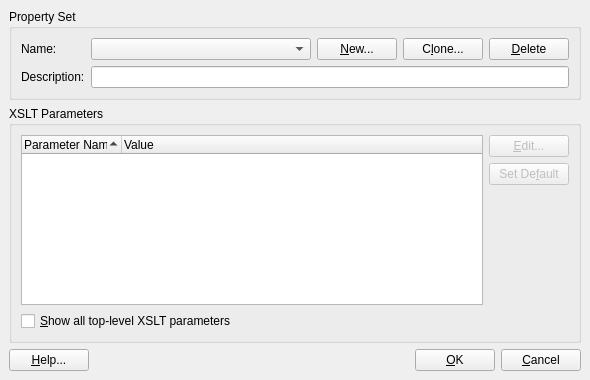
<ui version="4.0" >
 <author></author>
 <comment></comment>
 <exportmacro></exportmacro>
 <class>XsltParamsDialogBase</class>
 <widget class="QDialog" name="XsltParamsDialogBase" >
  <property name="geometry" >
   <rect>
    <x>0</x>
    <y>0</y>
    <width>590</width>
    <height>380</height>
   </rect>
  </property>
  <property name="windowTitle" >
   <string>XSLT Parameter Sets</string>
  </property>
  <layout class="QGridLayout" >
   <property name="margin" >
    <number>9</number>
   </property>
   <property name="spacing" >
    <number>6</number>
   </property>
   <item row="0" column="0" colspan="4" >
    <widget class="QGroupBox" name="propertyBox_" >
     <property name="sizePolicy" >
      <sizepolicy>
       <hsizetype>5</hsizetype>
       <vsizetype>1</vsizetype>
       <horstretch>0</horstretch>
       <verstretch>0</verstretch>
      </sizepolicy>
     </property>
     <property name="title" >
      <string>Property Set</string>
     </property>
     <layout class="QGridLayout" >
      <property name="margin" >
       <number>9</number>
      </property>
      <property name="spacing" >
       <number>6</number>
      </property>
      <item row="0" column="4" >
       <widget class="QPushButton" name="deleteButton_" >
        <property name="sizePolicy" >
         <sizepolicy>
          <hsizetype>5</hsizetype>
          <vsizetype>1</vsizetype>
          <horstretch>0</horstretch>
          <verstretch>0</verstretch>
         </sizepolicy>
        </property>
        <property name="text" >
         <string>&amp;Delete</string>
        </property>
        <property name="shortcut" >
         <string>Alt+D</string>
        </property>
       </widget>
      </item>
      <item row="0" column="3" >
       <widget class="QPushButton" name="cloneButton_" >
        <property name="sizePolicy" >
         <sizepolicy>
          <hsizetype>1</hsizetype>
          <vsizetype>1</vsizetype>
          <horstretch>0</horstretch>
          <verstretch>0</verstretch>
         </sizepolicy>
        </property>
        <property name="text" >
         <string>C&amp;lone...</string>
        </property>
        <property name="shortcut" >
         <string>Alt+L</string>
        </property>
       </widget>
      </item>
      <item row="0" column="0" >
       <widget class="QLabel" name="extLabel_" >
        <property name="sizePolicy" >
         <sizepolicy>
          <hsizetype>0</hsizetype>
          <vsizetype>5</vsizetype>
          <horstretch>0</horstretch>
          <verstretch>0</verstretch>
         </sizepolicy>
        </property>
        <property name="text" >
         <string>Name:</string>
        </property>
        <property name="wordWrap" >
         <bool>false</bool>
        </property>
       </widget>
      </item>
      <item row="1" column="0" >
       <widget class="QLabel" name="cmdLabel_" >
        <property name="sizePolicy" >
         <sizepolicy>
          <hsizetype>0</hsizetype>
          <vsizetype>5</vsizetype>
          <horstretch>0</horstretch>
          <verstretch>0</verstretch>
         </sizepolicy>
        </property>
        <property name="frameShape" >
         <enum>QFrame::NoFrame</enum>
        </property>
        <property name="frameShadow" >
         <enum>QFrame::Plain</enum>
        </property>
        <property name="text" >
         <string>Description:</string>
        </property>
        <property name="wordWrap" >
         <bool>false</bool>
        </property>
       </widget>
      </item>
      <item row="0" column="2" >
       <widget class="QPushButton" name="newButton_" >
        <property name="sizePolicy" >
         <sizepolicy>
          <hsizetype>1</hsizetype>
          <vsizetype>1</vsizetype>
          <horstretch>0</horstretch>
          <verstretch>0</verstretch>
         </sizepolicy>
        </property>
        <property name="text" >
         <string>&amp;New...</string>
        </property>
        <property name="shortcut" >
         <string>Alt+N</string>
        </property>
        <property name="default" >
         <bool>true</bool>
        </property>
       </widget>
      </item>
      <item row="1" column="1" colspan="4" >
       <widget class="QLineEdit" name="description_" />
      </item>
      <item row="0" column="1" >
       <widget class="QComboBox" name="paramsComboBox_" >
        <property name="sizePolicy" >
         <sizepolicy>
          <hsizetype>7</hsizetype>
          <vsizetype>0</vsizetype>
          <horstretch>0</horstretch>
          <verstretch>0</verstretch>
         </sizepolicy>
        </property>
       </widget>
      </item>
     </layout>
    </widget>
   </item>
   <item row="2" column="3" >
    <widget class="QPushButton" name="closeButton_" >
     <property name="text" >
      <string>&amp;Cancel</string>
     </property>
     <property name="shortcut" >
      <string>Alt+C</string>
     </property>
    </widget>
   </item>
   <item row="2" column="2" >
    <widget class="QPushButton" name="applyButton_" >
     <property name="text" >
      <string>&amp;OK</string>
     </property>
     <property name="shortcut" >
      <string>Alt+O</string>
     </property>
     <property name="default" >
      <bool>true</bool>
     </property>
    </widget>
   </item>
   <item row="2" column="1" >
    <spacer>
     <property name="orientation" >
      <enum>Qt::Horizontal</enum>
     </property>
     <property name="sizeType" >
      <enum>QSizePolicy::Expanding</enum>
     </property>
     <property name="sizeHint" >
      <size>
       <width>241</width>
       <height>20</height>
      </size>
     </property>
    </spacer>
   </item>
   <item row="2" column="0" >
    <widget class="QPushButton" name="helpButton_" >
     <property name="text" >
      <string>&amp;Help...</string>
     </property>
     <property name="shortcut" >
      <string>Alt+H</string>
     </property>
    </widget>
   </item>
   <item row="1" column="0" colspan="4" >
    <widget class="QGroupBox" name="groupBox3" >
     <property name="sizePolicy" >
      <sizepolicy>
       <hsizetype>5</hsizetype>
       <vsizetype>5</vsizetype>
       <horstretch>0</horstretch>
       <verstretch>1</verstretch>
      </sizepolicy>
     </property>
     <property name="title" >
      <string>XSLT Parameters</string>
     </property>
     <layout class="QGridLayout" >
      <property name="margin" >
       <number>9</number>
      </property>
      <property name="spacing" >
       <number>6</number>
      </property>
      <item rowspan="3" row="0" column="0" >
       <widget class="QTreeWidget" name="paramsListView_" >
        <property name="sizePolicy" >
         <sizepolicy>
          <hsizetype>7</hsizetype>
          <vsizetype>7</vsizetype>
          <horstretch>0</horstretch>
          <verstretch>0</verstretch>
         </sizepolicy>
        </property>
        <property name="alternatingRowColors" >
         <bool>true</bool>
        </property>
        <property name="rootIsDecorated" >
         <bool>false</bool>
        </property>
        <property name="itemsExpandable" >
         <bool>false</bool>
        </property>
        <property name="sortingEnabled" >
         <bool>true</bool>
        </property>
        <column>
         <property name="text" >
          <string>Parameter Name</string>
         </property>
        </column>
        <column>
         <property name="text" >
          <string>Value</string>
         </property>
        </column>
       </widget>
      </item>
      <item row="3" column="0" colspan="2" >
       <widget class="QCheckBox" name="checkBox_" >
        <property name="text" >
         <string>&amp;Show all top-level XSLT parameters</string>
        </property>
        <property name="shortcut" >
         <string>Alt+S</string>
        </property>
       </widget>
      </item>
      <item row="2" column="1" >
       <spacer>
        <property name="orientation" >
         <enum>Qt::Vertical</enum>
        </property>
        <property name="sizeType" >
         <enum>QSizePolicy::Expanding</enum>
        </property>
        <property name="sizeHint" >
         <size>
          <width>20</width>
          <height>20</height>
         </size>
        </property>
       </spacer>
      </item>
      <item row="0" column="1" >
       <widget class="QPushButton" name="editButton_" >
        <property name="enabled" >
         <bool>false</bool>
        </property>
        <property name="sizePolicy" >
         <sizepolicy>
          <hsizetype>1</hsizetype>
          <vsizetype>1</vsizetype>
          <horstretch>0</horstretch>
          <verstretch>0</verstretch>
         </sizepolicy>
        </property>
        <property name="text" >
         <string>&amp;Edit...</string>
        </property>
        <property name="shortcut" >
         <string>Alt+E</string>
        </property>
        <property name="default" >
         <bool>true</bool>
        </property>
       </widget>
      </item>
      <item row="1" column="1" >
       <widget class="QPushButton" name="setButton_" >
        <property name="enabled" >
         <bool>false</bool>
        </property>
        <property name="sizePolicy" >
         <sizepolicy>
          <hsizetype>1</hsizetype>
          <vsizetype>1</vsizetype>
          <horstretch>0</horstretch>
          <verstretch>0</verstretch>
         </sizepolicy>
        </property>
        <property name="text" >
         <string>Set De&amp;fault</string>
        </property>
        <property name="shortcut" >
         <string>Alt+F</string>
        </property>
       </widget>
      </item>
     </layout>
    </widget>
   </item>
  </layout>
 </widget>
 <layoutdefault spacing="6" margin="11" />
 <pixmapfunction>qPixmapFromMimeSource</pixmapfunction>
 <tabstops>
  <tabstop>paramsComboBox_</tabstop>
  <tabstop>newButton_</tabstop>
  <tabstop>deleteButton_</tabstop>
  <tabstop>cloneButton_</tabstop>
  <tabstop>paramsListView_</tabstop>
  <tabstop>editButton_</tabstop>
  <tabstop>checkBox_</tabstop>
  <tabstop>helpButton_</tabstop>
  <tabstop>setButton_</tabstop>
  <tabstop>applyButton_</tabstop>
  <tabstop>closeButton_</tabstop>
 </tabstops>
 <resources/>
 <connections>
  <connection>
   <sender>closeButton_</sender>
   <signal>clicked()</signal>
   <receiver>XsltParamsDialogBase</receiver>
   <slot>reject()</slot>
   <hints>
    <hint type="sourcelabel" >
     <x>20</x>
     <y>20</y>
    </hint>
    <hint type="destinationlabel" >
     <x>20</x>
     <y>20</y>
    </hint>
   </hints>
  </connection>
 </connections>
</ui>
